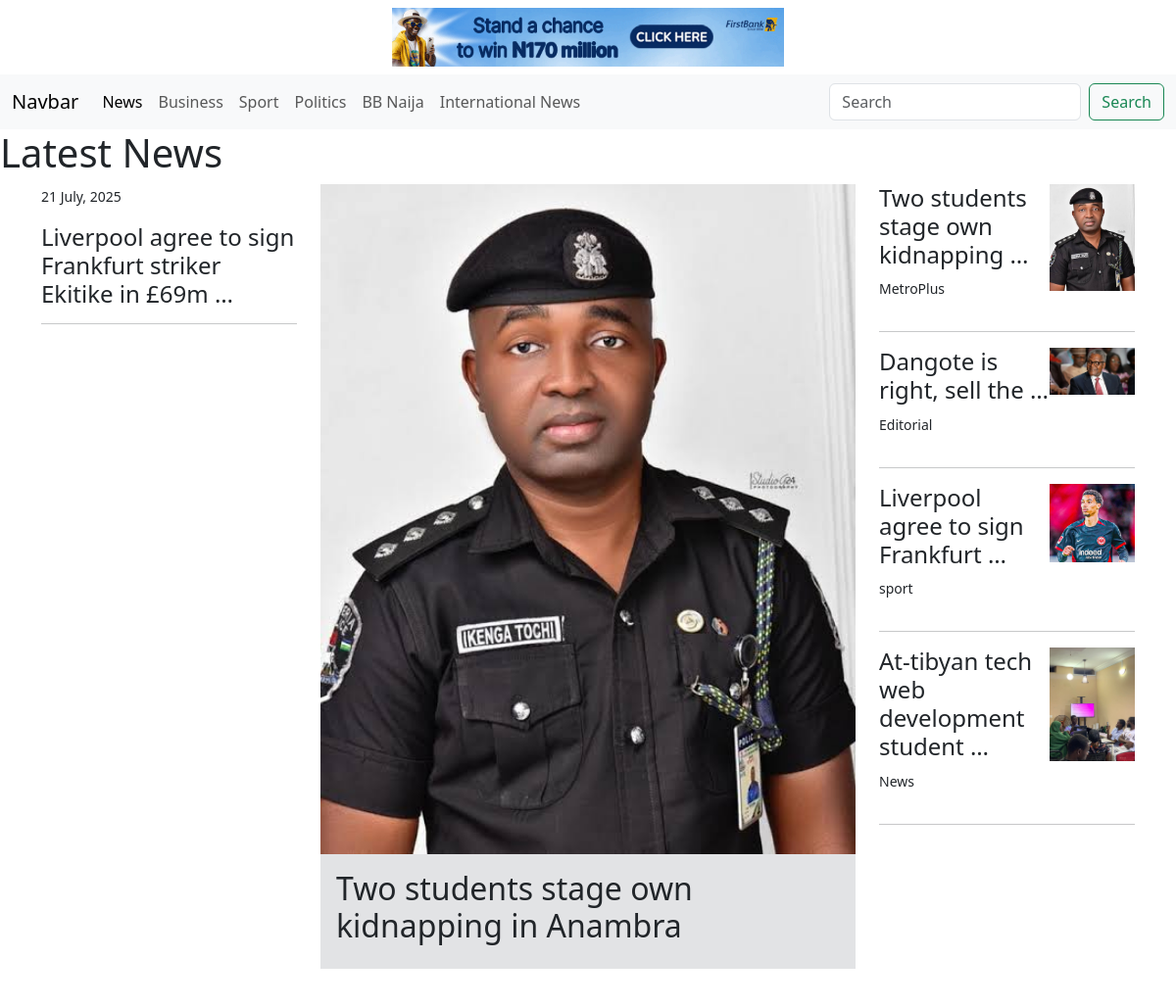
The app's page / (upper part), older data.
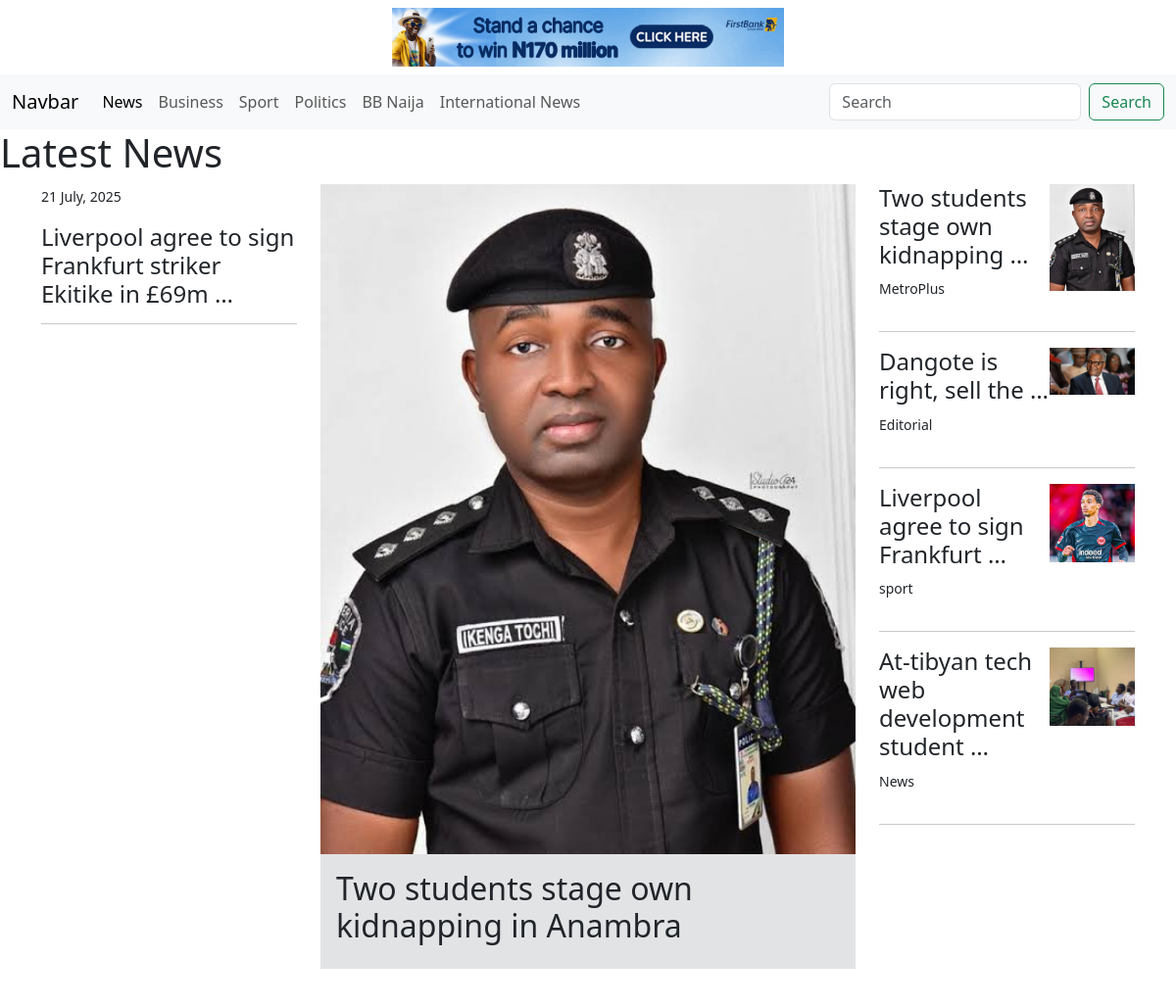
The same page, newer data.
### dilyapp/models.py (models this page shows, shortened)
class Article(models.Model):
    title = models.CharField(max_length=200)
    content = models.TextField()
    image = models.ImageField(upload_to='articles/', blank=True, null=True)
    pub_date = models.DateTimeField(auto_now_add=True)
    category = models.ForeignKey(Category, on_delete=models.SET_NULL, null=True)
    author = models.ForeignKey(User, on_delete=models.SET_NULL, null=True)
    is_published = models.BooleanField(default=True)

class Category(models.Model):
    name = models.CharField(max_length=100)
    def __str__(self):
       return self.name

### dilyapp/views.py (the view)
# urls.py: 2. Add a URL to urlpatterns:  path('', Home.as_view(), name='home')
def Home (request):
    stories = Article.objects.filter(is_published=True).order_by('-pub_date')
    banner = Article.objects.filter(is_published=True).order_by('-pub_date')[:1]
    all_news = Article.objects.filter(is_published=True).order_by('-pub_date')[:5]
    categories = Category.objects.all()
    sport_news = Article.objects.filter(category__name="sport", is_published=True).order_by('-pub_date')[:5]
    slider_news =  Article.objects.filter(is_published=True).order_by('-pub_date')[:5]
    return render(request, 'home.html', {'stories': stories, 'categories': categories, 'sport_news': sport_news, 'banner':banner, 'all_news':all_news, 'slider_news': slider_news})

### dilyapp/templates/home.html (shortened to what this page needs)
{% extends "base.html" %}
{% load static %}
{%  block  content  %}
<h1>Latest News</h1>
<div class="container">
  <div class="row">
    <div class="col-3">
      {% for story in sport_news %}
      <section class="grid-items">
        <p><small>
          {{ story.pub_date|date:"d F, Y" }}
        </small></p>
    <h4>{{story.title|truncatewords:"9"}}</h4>
    <hr>
    {% endfor %}
      </section>
    </div>
<div class="col-6">
    {% for story in banner %}
    {% if story.image %}
     <img class="w-100" src="{{ story.image.url }}" alt="{{ story.title }}">
    {% endif %}
    <div class="p-3 bg-secondary-subtle"><h2>{{story.title|truncatewords:"9"}}</h2></div>
    {% endfor %}
  </div>
    <div class="col-3">
      {% for story in all_news %}
      <div class="d-flex">
      <section style="flex:2">
    <h4>{{story.title|truncatewords:"5"}}</h4>
    <p><small>{{story.category}}</small></p>
      </section>
      <div style="flex:1">
      {% if story.image %}
       <img class="w-100" src="{{ story.image.url }}" alt="{{ story.title }}">
      {% endif %}
      </div>
    </div>
    <hr>
    {% endfor %}
  </div>
  </div>
</div>
<div id="carouselExampleCaptions" class="carousel slide">
  <div class="carousel-inner">
    {% for story in slider_news %}
      <div class="carousel-item {% if forloop.first %}active{% endif %}">
        <img src="{{ story.image.url }}" class="d-block w-100" alt="{{ story.title }}">
      </div>
    {% endfor %}
  </div>
  <button class="carousel-control-prev" type="button" data-bs-target="#carouselExampleCaptions" data-bs-slide="prev">
  </button>
  <button class="carousel-control-next" type="button" data-bs-target="#carouselExampleCaptions" data-bs-slide="next">
  </button>
</div>
{% endblock %}

### dilyapp/templates/base.html (shortened to what this page needs)
{% load static %}
<!doctype html>
<html lang="en">
  <head>
    <link rel="stylesheet" href="{% static "style/style.css" %}">
    <link href="https://cdn.jsdelivr.net/npm/bootstrap@5.3.7/dist/css/bootstrap.min.css" rel="stylesheet">
  </head>
  <body>
    <header>
      <div class="d-flex justify-content-center py-2">
        <img src="{% static "image/600x90b.gif" %}" height="60px" alt="" >
      </div>
    </header>
    <nav class="navbar navbar-expand-lg bg-body-tertiary">
  <div class="container-fluid">
    <a class="navbar-brand" href="#">Navbar</a>
    <div class="collapse navbar-collapse" id="navbarSupportedContent">
      <ul class="navbar-nav me-auto mb-2 mb-lg-0">
        <li class="nav-item">
          <a class="nav-link active" aria-current="page" href="#">News</a>
        </li>
        <li class="nav-item">
          <a class="nav-link" href="#">Business</a>
        </li>
        <li class="nav-item">
          <a class="nav-link" href="#">Sport</a>
        </li>
        <li class="nav-item">
          <a class="nav-link" href="#">Politics</a>
        </li>
        <li class="nav-item">
          <a class="nav-link" href="#">BB Naija</a>
        </li>
        <li class="nav-item">
          <a class="nav-link" href="#">International News</a>
        </li>
      </ul>
      <form class="d-flex" role="search">
        <input class="form-control me-2" type="search" placeholder="Search" aria-label="Search"/>
        <button class="btn btn-outline-success" type="submit">Search</button>
      </form>
    </div>
  </div>
</nav>
{%block content  %}
{% endblock  %}
</body>
</html>

Row changes from the older to the newer data that the page shows:
changed Article "At-tibyan tech web development student …": image: a different picture
